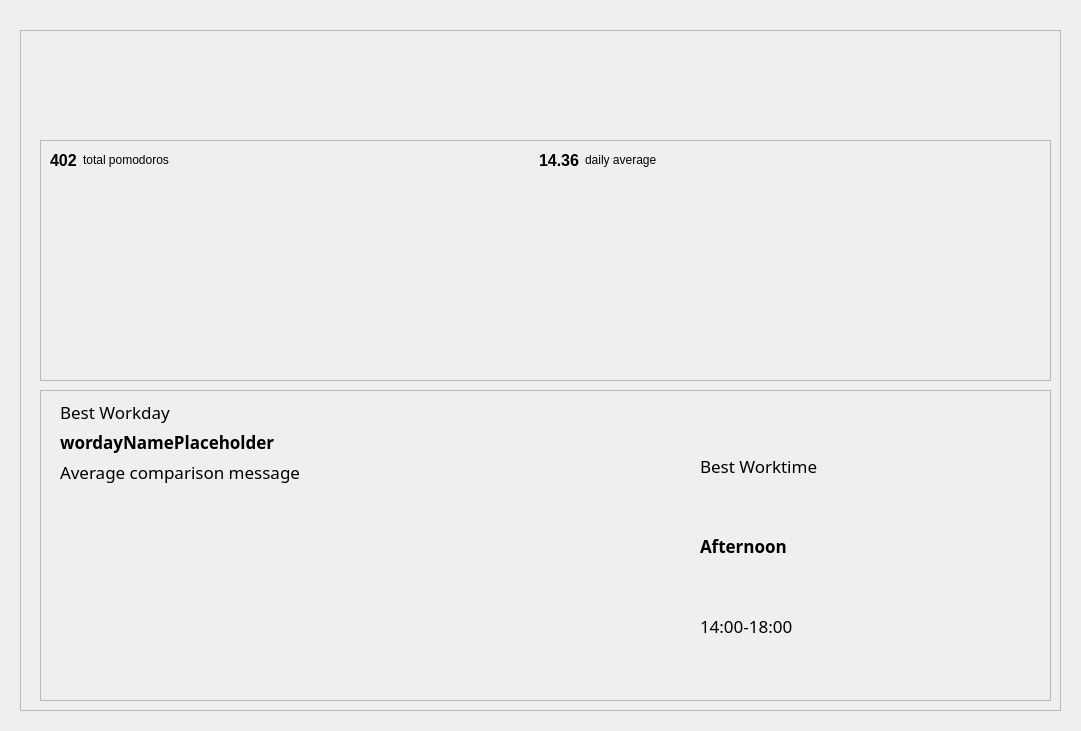
<?xml version="1.0" encoding="UTF-8"?>
<ui version="4.0">
 <class>StatisticsWidget</class>
 <widget class="QWidget" name="StatisticsWidget">
  <property name="geometry">
   <rect>
    <x>0</x>
    <y>0</y>
    <width>1081</width>
    <height>731</height>
   </rect>
  </property>
  <property name="windowTitle">
   <string>Statistics</string>
  </property>
  <widget class="PickPeriodWidget" name="widgetPickPeriod" native="true">
   <property name="geometry">
    <rect>
     <x>40</x>
     <y>40</y>
     <width>471</width>
     <height>81</height>
    </rect>
   </property>
  </widget>
  <widget class="QFrame" name="frame">
   <property name="geometry">
    <rect>
     <x>40</x>
     <y>140</y>
     <width>1011</width>
     <height>241</height>
    </rect>
   </property>
   <property name="frameShape">
    <enum>QFrame::StyledPanel</enum>
   </property>
   <property name="frameShadow">
    <enum>QFrame::Raised</enum>
   </property>
   <widget class="QWidget" name="gridLayoutWidget">
    <property name="geometry">
     <rect>
      <x>10</x>
      <y>10</y>
      <width>971</width>
      <height>221</height>
     </rect>
    </property>
    <layout class="QGridLayout" name="gridLayout">
     <item row="0" column="4">
      <widget class="QLabel" name="label_5">
       <property name="text">
        <string>daily average</string>
       </property>
      </widget>
     </item>
     <item row="0" column="5">
      <spacer name="horizontalSpacer">
       <property name="orientation">
        <enum>Qt::Horizontal</enum>
       </property>
       <property name="sizeHint" stdset="0">
        <size>
         <width>40</width>
         <height>20</height>
        </size>
       </property>
      </spacer>
     </item>
     <item row="0" column="1">
      <widget class="QLabel" name="label_7">
       <property name="text">
        <string>total pomodoros</string>
       </property>
      </widget>
     </item>
     <item row="0" column="2">
      <spacer name="horizontalSpacer_2">
       <property name="orientation">
        <enum>Qt::Horizontal</enum>
       </property>
       <property name="sizeHint" stdset="0">
        <size>
         <width>40</width>
         <height>20</height>
        </size>
       </property>
      </spacer>
     </item>
     <item row="0" column="0">
      <widget class="QLabel" name="labelTotalPomodoros">
       <property name="font">
        <font>
         <pointsize>12</pointsize>
         <weight>75</weight>
         <bold>true</bold>
        </font>
       </property>
       <property name="text">
        <string>402</string>
       </property>
      </widget>
     </item>
     <item row="0" column="3">
      <widget class="QLabel" name="labelDailyAverage">
       <property name="font">
        <font>
         <pointsize>12</pointsize>
         <weight>75</weight>
         <bold>true</bold>
        </font>
       </property>
       <property name="text">
        <string>14.36</string>
       </property>
      </widget>
     </item>
     <item row="1" column="0" colspan="6">
      <widget class="Plot" name="dailyTimeline" native="true">
       <property name="sizePolicy">
        <sizepolicy hsizetype="Preferred" vsizetype="MinimumExpanding">
         <horstretch>0</horstretch>
         <verstretch>0</verstretch>
        </sizepolicy>
       </property>
       <property name="minimumSize">
        <size>
         <width>969</width>
         <height>191</height>
        </size>
       </property>
      </widget>
     </item>
    </layout>
   </widget>
  </widget>
  <widget class="QFrame" name="frame_2">
   <property name="geometry">
    <rect>
     <x>40</x>
     <y>390</y>
     <width>1011</width>
     <height>311</height>
    </rect>
   </property>
   <property name="minimumSize">
    <size>
     <width>1011</width>
     <height>311</height>
    </size>
   </property>
   <property name="maximumSize">
    <size>
     <width>16777215</width>
     <height>311</height>
    </size>
   </property>
   <property name="frameShape">
    <enum>QFrame::StyledPanel</enum>
   </property>
   <property name="frameShadow">
    <enum>QFrame::Raised</enum>
   </property>
  </widget>
  <widget class="QFrame" name="frame_3">
   <property name="geometry">
    <rect>
     <x>20</x>
     <y>30</y>
     <width>1041</width>
     <height>681</height>
    </rect>
   </property>
   <property name="frameShape">
    <enum>QFrame::StyledPanel</enum>
   </property>
   <property name="frameShadow">
    <enum>QFrame::Raised</enum>
   </property>
   <widget class="QWidget" name="verticalLayoutWidget">
    <property name="geometry">
     <rect>
      <x>680</x>
      <y>370</y>
      <width>331</width>
      <height>291</height>
     </rect>
    </property>
    <layout class="QVBoxLayout" name="verticalLayoutBestWorktime">
     <item>
      <widget class="QLabel" name="label_3">
       <property name="font">
        <font>
         <family>.Helvetica Neue Desk UI</family>
         <pointsize>13</pointsize>
         <weight>50</weight>
         <bold>false</bold>
        </font>
       </property>
       <property name="text">
        <string>Best Worktime</string>
       </property>
      </widget>
     </item>
     <item>
      <widget class="QLabel" name="labelBestWorktimeName">
       <property name="maximumSize">
        <size>
         <width>16777215</width>
         <height>18</height>
        </size>
       </property>
       <property name="font">
        <font>
         <family>.Helvetica Neue Desk UI</family>
         <pointsize>13</pointsize>
         <weight>75</weight>
         <bold>true</bold>
        </font>
       </property>
       <property name="text">
        <string>Afternoon</string>
       </property>
      </widget>
     </item>
     <item>
      <widget class="QLabel" name="labelBestWorktimeHours">
       <property name="font">
        <font>
         <family>.Helvetica Neue Desk UI</family>
         <pointsize>13</pointsize>
         <weight>50</weight>
         <bold>false</bold>
        </font>
       </property>
       <property name="text">
        <string>14:00-18:00</string>
       </property>
      </widget>
     </item>
    </layout>
   </widget>
   <widget class="DistributionDiagram" name="topTagDiagram" native="true">
    <property name="geometry">
     <rect>
      <x>310</x>
      <y>370</y>
      <width>351</width>
      <height>291</height>
     </rect>
    </property>
   </widget>
   <widget class="QWidget" name="verticalLayoutWidget_2">
    <property name="geometry">
     <rect>
      <x>40</x>
      <y>370</y>
      <width>251</width>
      <height>291</height>
     </rect>
    </property>
    <layout class="QVBoxLayout" name="verticalLayout">
     <item>
      <widget class="QLabel" name="label">
       <property name="font">
        <font>
         <family>.Helvetica Neue Desk UI</family>
         <pointsize>13</pointsize>
        </font>
       </property>
       <property name="text">
        <string>Best Workday</string>
       </property>
      </widget>
     </item>
     <item>
      <widget class="QLabel" name="labelBestWorkdayName">
       <property name="font">
        <font>
         <family>.Helvetica Neue Desk UI</family>
         <pointsize>13</pointsize>
         <weight>75</weight>
         <bold>true</bold>
        </font>
       </property>
       <property name="text">
        <string>wordayNamePlaceholder</string>
       </property>
      </widget>
     </item>
     <item>
      <widget class="QLabel" name="labelBestWorkdayMsg">
       <property name="font">
        <font>
         <family>.Helvetica Neue Desk UI</family>
         <pointsize>13</pointsize>
        </font>
       </property>
       <property name="text">
        <string>Average comparison message</string>
       </property>
      </widget>
     </item>
     <item>
      <widget class="BarChart" name="workdayBarChart" native="true">
       <property name="sizePolicy">
        <sizepolicy hsizetype="Preferred" vsizetype="MinimumExpanding">
         <horstretch>0</horstretch>
         <verstretch>0</verstretch>
        </sizepolicy>
       </property>
      </widget>
     </item>
    </layout>
   </widget>
  </widget>
  <zorder>frame_2</zorder>
  <zorder>frame_3</zorder>
  <zorder>widgetPickPeriod</zorder>
  <zorder>frame</zorder>
 </widget>
 <customwidgets>
  <customwidget>
   <class>PickPeriodWidget</class>
   <extends>QWidget</extends>
   <header>src/widgets/pickperiodwidget.h</header>
   <container>1</container>
  </customwidget>
  <customwidget>
   <class>DistributionDiagram</class>
   <extends>QWidget</extends>
   <header>src/widgets/DistributionDiagram.h</header>
   <container>1</container>
  </customwidget>
  <customwidget>
   <class>BarChart</class>
   <extends>QWidget</extends>
   <header>src/widgets/barchart.h</header>
   <container>1</container>
  </customwidget>
  <customwidget>
   <class>Plot</class>
   <extends>QWidget</extends>
   <header>src/widgets/plot.h</header>
   <container>1</container>
  </customwidget>
 </customwidgets>
 <resources/>
 <connections/>
</ui>
